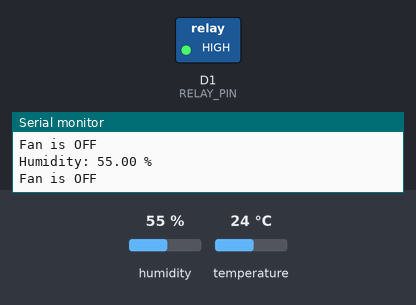
Simulated run of this sketch. Board: ESP8266 (NodeMCU). Shown: switched loads named in the sketch (green lamp = pin HIGH), the last lines printed to the serial monitor. The test bench sets the inputs (shaded band); at power-on: humidity 55 %, temperature 24 °C.

Above: at 2.8 s.
2.9 s: humidity set to 74 %
5.6 s: humidity set to 77 %
At 7.0 s:
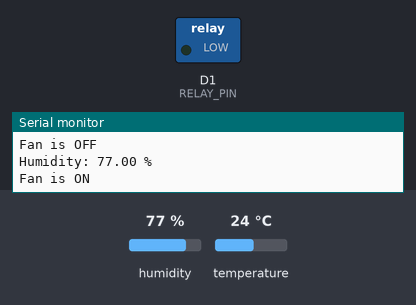
8.3 s: humidity set to 22 %
At 10.5 s:
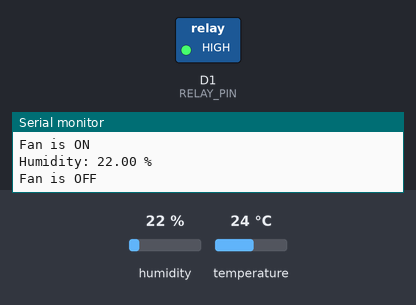
11.6 s: humidity set to 88 %
At 12.9 s:
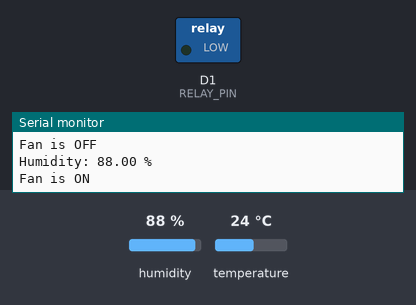
Timing chart, 0 to 14.6 s (numbered marks = the images above; inputs shaded):
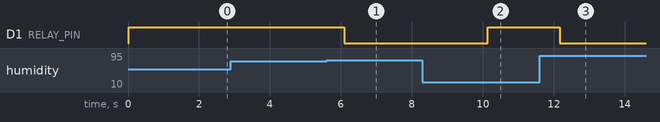

The sketch:

Bedroom.ino
```cpp
#include <ESP8266WiFi.h>
#include <DHT.h>

#define DHTPIN D2        // D2 (GPIO4)
#define DHTTYPE DHT11
#define RELAY_PIN D1     // D1 (GPIO5)

DHT dht(DHTPIN, DHTTYPE);

void setup() {
  // Initialize serial communication
  Serial.begin(115200);

  // Initialize DHT11 sensor
  dht.begin();

  // Set relay pin as output
  pinMode(RELAY_PIN, OUTPUT);

  // Initially turn off the relay
  digitalWrite(RELAY_PIN, LOW);
}

void loop() {
  // Read humidity
  float humidity = dht.readHumidity();

  // Check if any reads failed and exit early (to try again)
  if (isnan(humidity)) {
    Serial.println("Failed to read from DHT sensor!");
    return;
  }

  // Print humidity to Serial Monitor
  Serial.print("Humidity: ");
  Serial.print(humidity);
  Serial.println(" %");

  // Turn on the fan if humidity is above 75%
  if (humidity > 75) {
    digitalWrite(RELAY_PIN, LOW);  // Turn the fan on
    Serial.println("Fan is ON");
  } else {
    digitalWrite(RELAY_PIN, HIGH);  // Turn the fan off
    Serial.println("Fan is OFF");
  }

  // Wait a few seconds between measurements
  delay(2000);
}
```

Measured:
- the behaviour switches between 75 and 76 % on humidity (found by bisection; images 0 and 1)
- after the input at 5.6 s, D1 (RELAY_PIN): HIGH → LOW after 0.49 s
- after the input at 8.3 s, D1 (RELAY_PIN): LOW → HIGH after 1.8 s
- after the input at 11.6 s, D1 (RELAY_PIN): HIGH → LOW after 0.56 s
